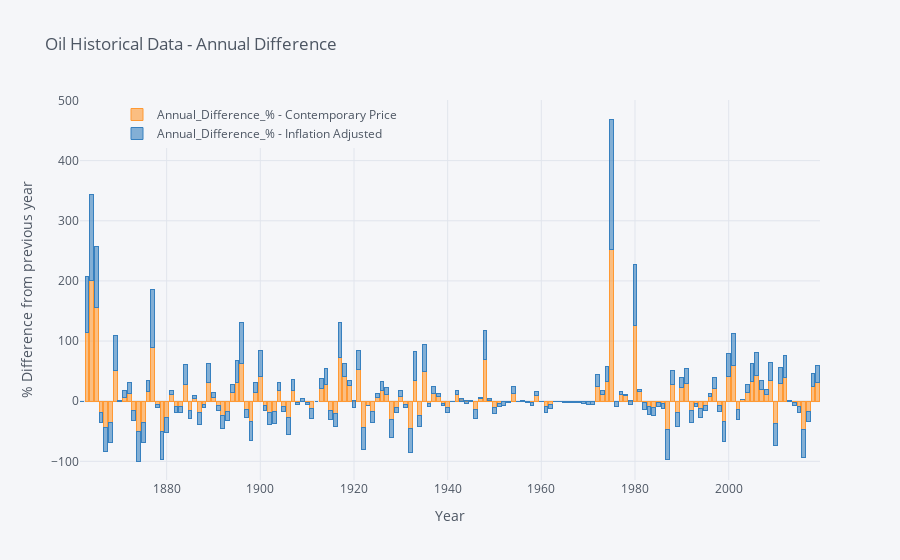

Source (notebook cell):
### Code cell
fig4 = Oil_since_1861_for_graph_fin.iplot(kind='bar',barmode='stack', asFigure=True ,xTitle="Year",
                    yTitle="% Difference from previous year", title="Oil Historical Data - Annual Difference")
fig4.update_layout(
    legend=dict(
        x=0.05,
        y=1,
    )
)
fig4.show()

### Figure 1 — Plotly figure (JSON) as saved in the notebook; plotly's stock layout.template omitted (floating-point values rounded to 4 significant figures; data arrays with more than 128 entries replaced by an {"elided": "..."} marker saying what was removed)
{"data": [{"marker": {"color": "rgba(255, 153, 51, 0.6)", "line": {"color": "rgba(255, 153, 51, 1.0)", "width": 1}}, "name": "Annual_Difference_% - Contemporary Price", "orientation": "v", "text": "", "type": "bar", "x": {"elided": "158 str values"}, "y": {"elided": "158 float values"}}, {"marker": {"color": "rgba(55, 128, 191, 0.6)", "line": {"color": "rgba(55, 128, 191, 1.0)", "width": 1}}, "name": "Annual_Difference_% - Inflation Adjusted", "orientation": "v", "text": "", "type": "bar", "x": {"elided": "158 str values"}, "y": {"elided": "158 float values"}}], "layout": {"barmode": "stack", "legend": {"bgcolor": "#F5F6F9", "font": {"color": "#4D5663"}, "traceorder": "normal", "x": 0.05, "y": 1}, "paper_bgcolor": "#F5F6F9", "plot_bgcolor": "#F5F6F9", "title": {"font": {"color": "#4D5663"}, "text": "Oil Historical Data - Annual Difference"}, "xaxis": {"gridcolor": "#E1E5ED", "showgrid": true, "tickfont": {"color": "#4D5663"}, "title": {"font": {"color": "#4D5663"}, "text": "Year"}, "zerolinecolor": "#E1E5ED"}, "yaxis": {"gridcolor": "#E1E5ED", "showgrid": true, "tickfont": {"color": "#4D5663"}, "title": {"font": {"color": "#4D5663"}, "text": "% Difference from previous year"}, "zerolinecolor": "#E1E5ED"}}}
